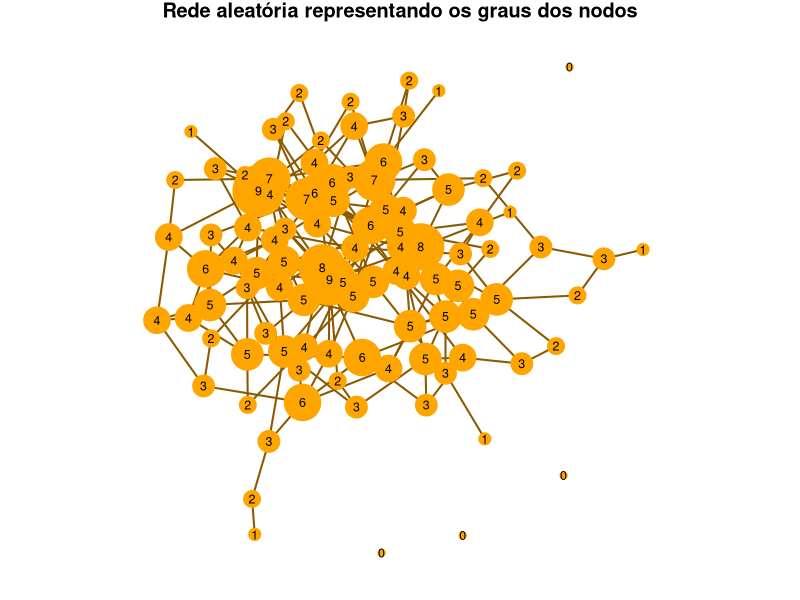
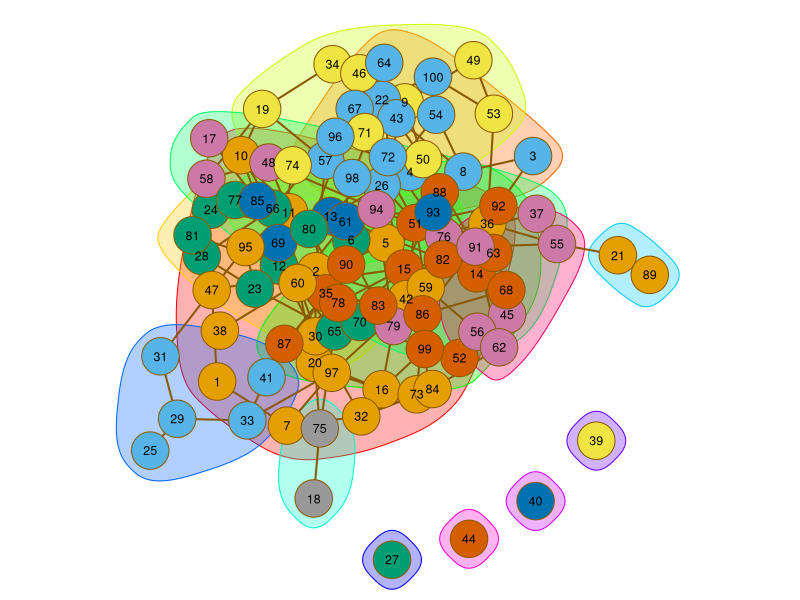
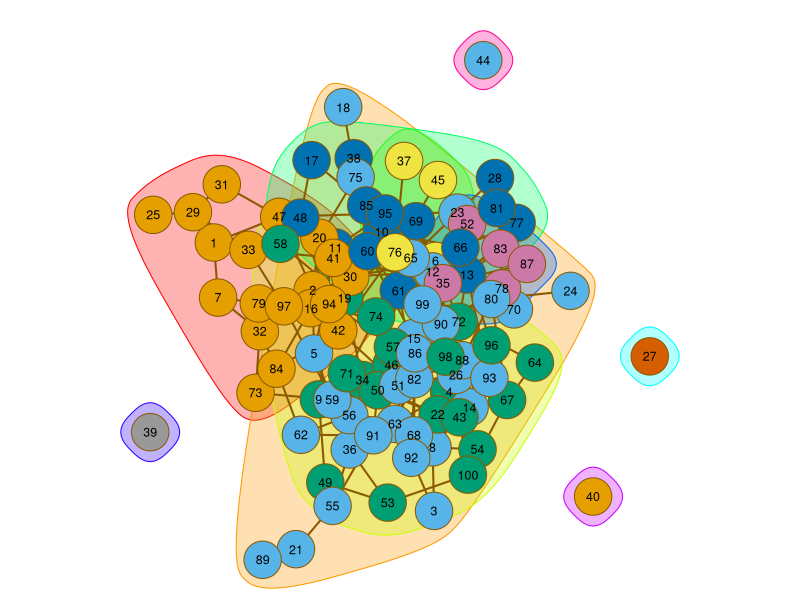
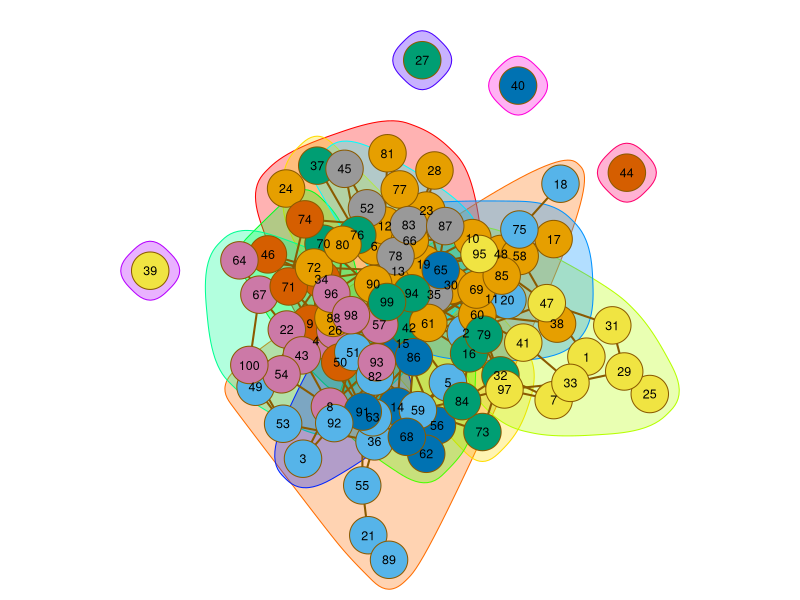
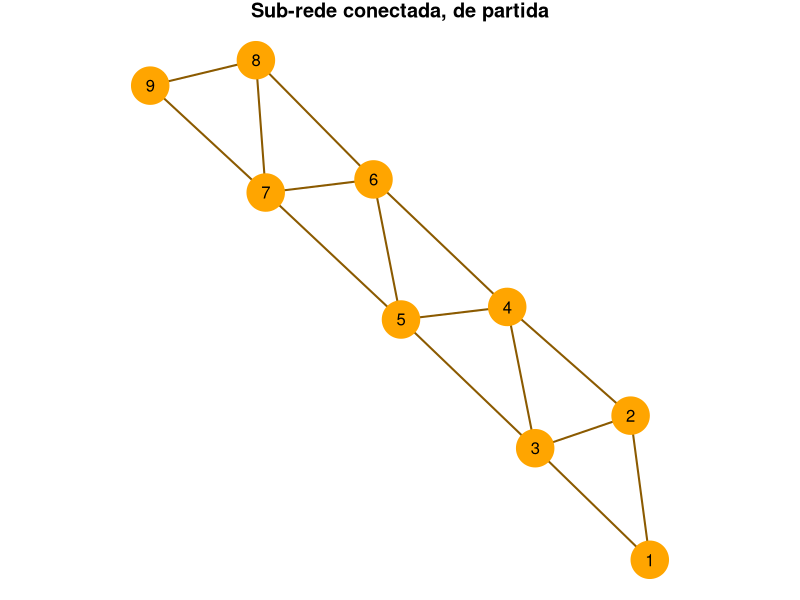
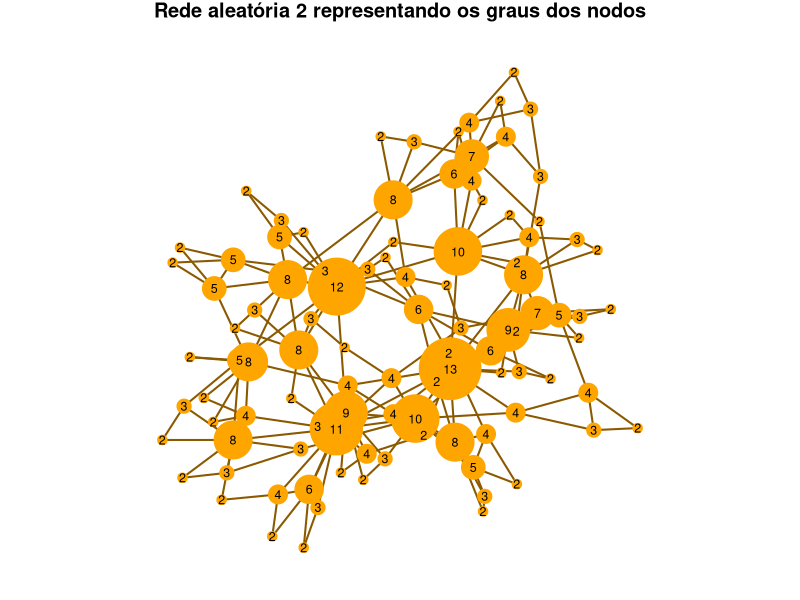
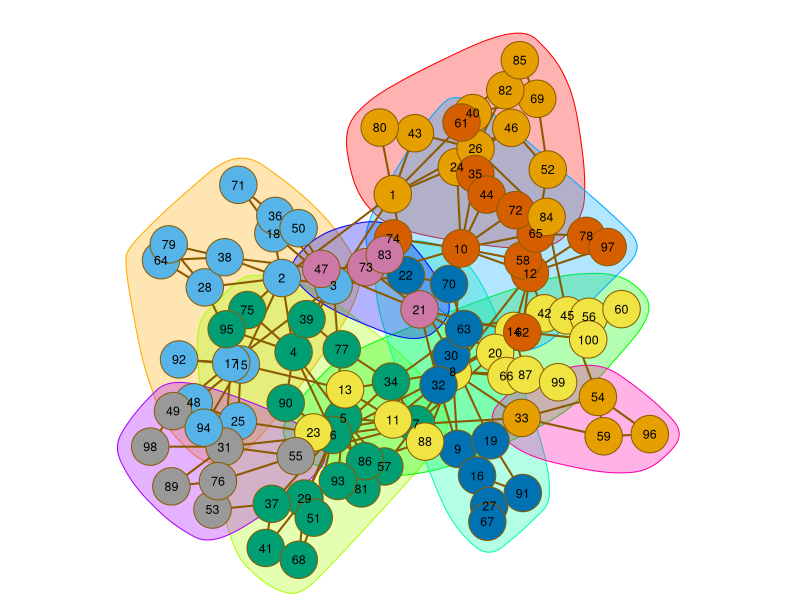
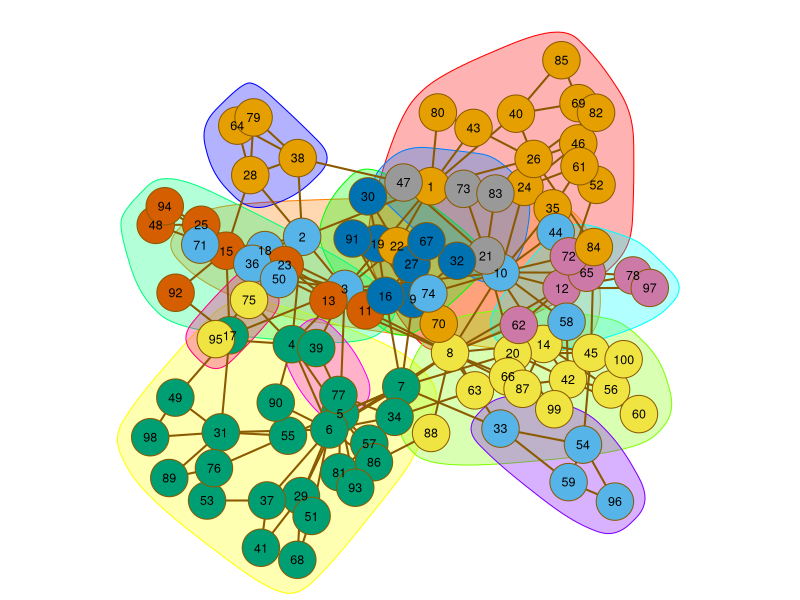

Reproduce these figures in R, in order.
## ---- chunk 1
knitr::opts_chunk$set(echo = TRUE)
library(knitr)
library(igraph)
## ---- chunk 2
set.seed(42)
graph1 <- sample_gnp(100, 0.04)
degrees <- degree(graph1, mode="all")
par(mar=c(0,0,1,0))
# Gráfico com grau
plot(graph1,  vertex.size=3+degrees*2, edge.color="orange4"
     , edge.width=2
     , vertex.label=degrees
     , vertex.label.cex=0.75
     , vertex.label.color="black"
     , vertex.label.family="sans"
     , vertex.frame.color="orange"
     , vertex.color = "orange"
     , main="Rede aleatória representando os graus dos nodos"
     )
## ---- chunk 3
# grau médio
mean(degree(graph1))
## ---- chunk 4
# Conectividade
degree(graph1)
## ---- chunk 5
components(graph1)
## ---- chunk 6
# Associação de grau
assortativity_degree(graph1) 
## ---- chunk 7
knn(graph1)$knnk

## ---- chunk 8
# distância média
mean_distance(graph1)

log10(100)

#diâmetro
diameter(graph1)
## ---- chunk 9
# Coeficiente de clustering
transitivity(graph1, type="global")
## ---- chunk 10
min_cut(graph1, value.only = F)
## ---- chunk 11
sapply(cliques(graph1),length)

## ---- chunk 12
largest_cliques(graph1)
## ---- chunk 13
show.cluster <- function(g1, cl) {
  plot(cl, g1
          , edge.color="orange4"
          , edge.width=2
          , vertex.label.cex=0.75
          , vertex.label.color="black"
          , vertex.label.family="sans"
          , vertex.frame.color="orange4"
          )
  print(c("Número de clusters:", length(cl)))
  print("Tamanho dos clusters:")
  print(sizes(cl))
  print(c("modularidade:", modularity(cl)))
  print("Pertença a clusters:")
  membership(cl)
}
## ---- chunk 14
show.cluster(graph1, cluster_edge_betweenness(graph1))
## ---- chunk 15
set.seed(42)
show.cluster(graph1, cluster_label_prop(graph1))
## ---- chunk 16
show.cluster(graph1, cluster_fast_greedy(graph1))
## ---- chunk 17
set.seed(42)
rn2 <- graph(edge=c(1,2,1,3,2,3,3,4,3,5,4,5,5,6,5,7,6,7,7,8,7,9,8,9,2,4,4,6,6,8)
             ,n=100
             ,directed=F);
x = 9;
y = 15;
for (i in 1:91) {
  new <- floor(runif(1,min=1,max=x));
  nn <- neighbors(rn2,new);
  x = x+1;
  y = y+1;
  rn2 <- add_edges(rn2,c(new,x));
  newr <- runif(1);
  y = y+1;
  if (newr < 0.75) {
    new1 <- floor(runif(1,min=1,max=degree(rn2,new,mode="all")));
    rn2 <- add_edges(rn2,c(x,nn[new1]))}
  else {
    new2 <- new; 
    while (new==new2) new2<-floor(runif(1,min=1,max=x-1));
    rn2 <- add_edges(rn2,c(new2,x))};
}
## ---- chunk 18
set.seed(42)
plot(graph(edge=c(1,2,1,3,2,3,3,4,3,5,4,5,5,6,5,7,6,7,7,8,7,9,8,9,2,4,4,6,6,8),directed=F)
     , edge.color="orange4"
     , edge.width=2
     , vertex.label.color="black"
     , vertex.label.family="sans"
     , vertex.frame.color="orange"
     , vertex.color = "orange"
     , main="Sub-rede conectada, de partida")
## ---- chunk 19
set.seed(42)
degrees <- degree(rn2, mode="all")
par(mar=c(0,0,1,0))
# Gráfico com grau
plot(rn2,  vertex.size=degrees*2, edge.color="orange4"
     , edge.width=2
     , vertex.label=degrees
     , vertex.label.cex=0.75
     , vertex.label.color="black"
     , vertex.label.family="sans"
     , vertex.frame.color="orange"
     , vertex.color = "orange"
     , main="Rede aleatória 2 representando os graus dos nodos"
     )
## ---- chunk 20
# Grau médio
mean(degree(rn2))
## ---- chunk 21
# Conectividade
degree(rn2)
## ---- chunk 22
components(rn2)
## ---- chunk 23
# Associação de grau
assortativity_degree(rn2) 
## ---- chunk 24
knn(rn2)$knnk
## ---- chunk 25
# Distância média
mean_distance(rn2)
log10(100)
# Diâmetro
diameter(rn2)
## ---- chunk 26
# Existência de triângulos
transitivity(rn2, type = "global")
## ---- chunk 27
set.seed(42)
min_cut(rn2, value.only = F)
## ---- chunk 28
sapply(cliques(rn2),length)

## ---- chunk 29
largest_cliques(rn2)
## ---- chunk 30
show.cluster(rn2, cluster_edge_betweenness(rn2))
## ---- chunk 31
set.seed(42)
show.cluster(rn2, cluster_label_prop(rn2))
## ---- chunk 32
show.cluster(rn2, cluster_fast_greedy(rn2))
## ---- chunk 33
print("Heterogeneidade da rede aleatória da Questão 1 (Erdös-Rénui com probabilidade uniforme):")
(heterogeneidade1 <- mean(degree(graph1)^2)
  /(mean(degree(graph1))^2)) # heterogeneidade da rede da questão 1

print("Heterogeneidade da rede aleatória da Questão 2 (Aleatória pelo Método de Random Walk)")
(heterogeneidade2 <- mean(degree(rn2)^2)
  /(mean(degree(rn2))^2)) # heterogeneidade da rede da questão 2
## ---- chunk 34
# Representações gráficas da distribuição dos graus dos nodos em cada uma das redes aleatórias:

plot(table(degree(graph1))
     , main="Distribuição de Grau na Rede Erdös-Rénui com Probabilidade Uniforme (Questão 1)"
     , xlab = "Grau de Nodo"
     , ylab = "Nº de Ocorrências na Rede")

plot(table(degree(rn2))
     , main="Distribuição de Grau na Rede Aleatória pelo Método de Random Walk (Questão 2)"
     , xlab = "Grau de Nodo"
     , ylab = "Nº de Ocorrências na Rede")
